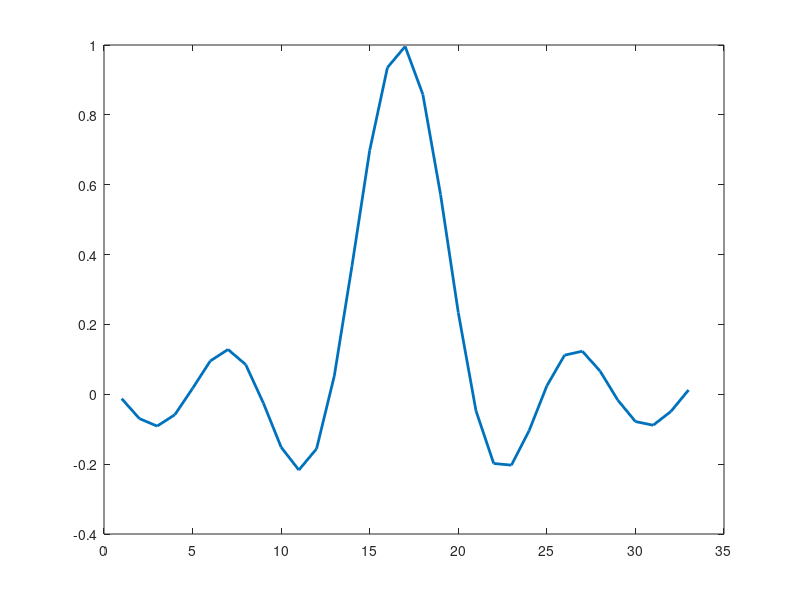
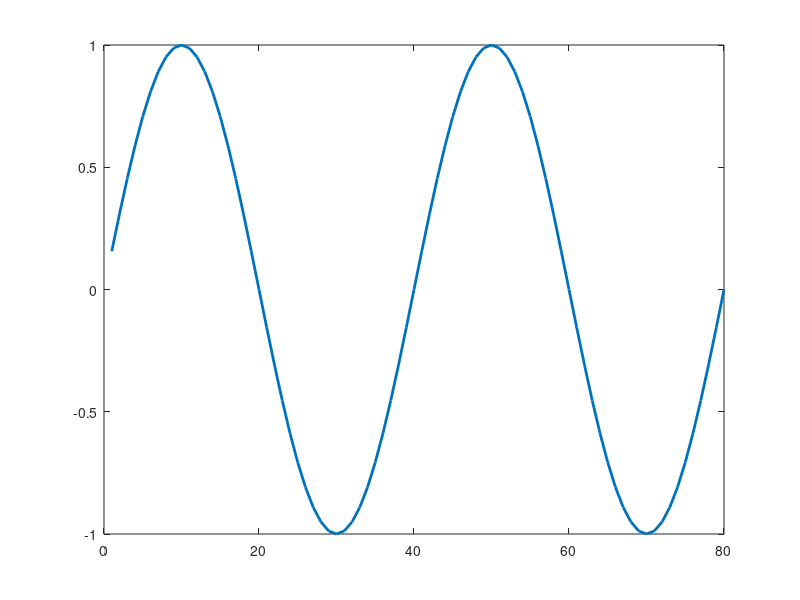
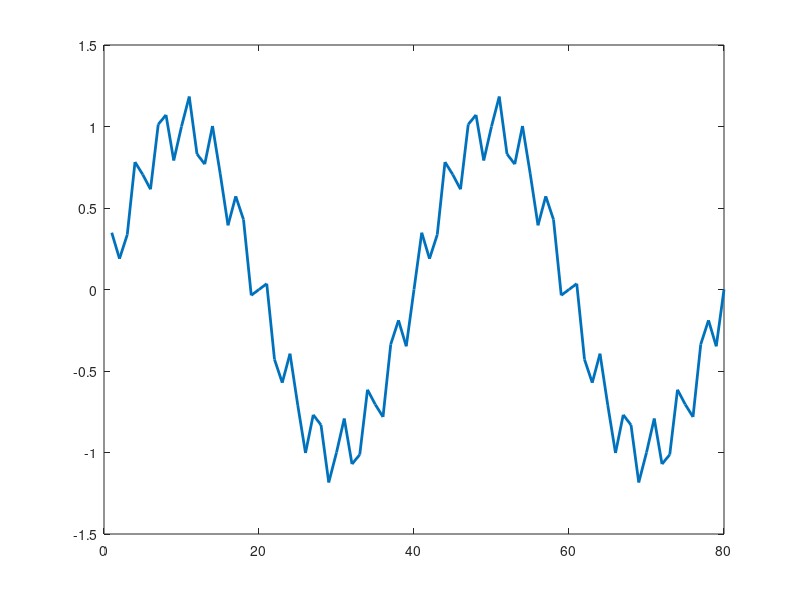
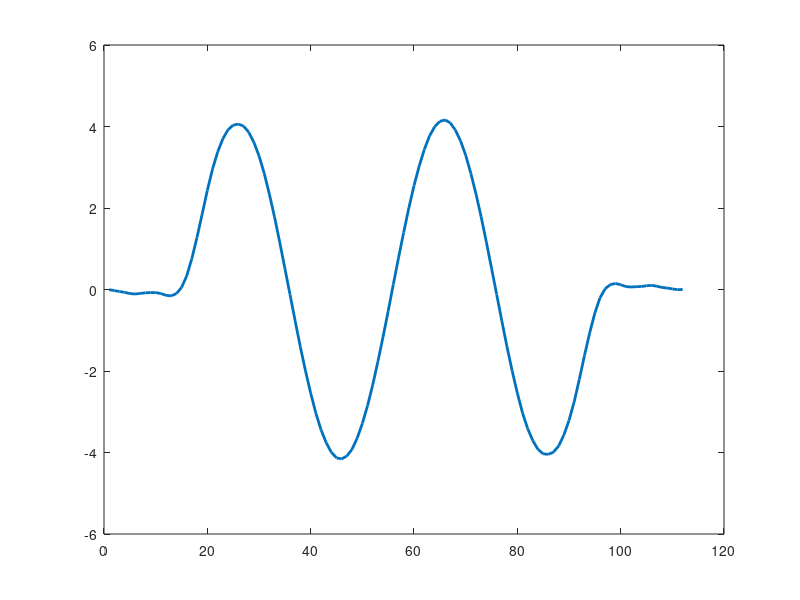

Write MATLAB code to recreate these figures, in order.
% IWAN DWI PURWANTO / 09 / 2A - D3TE
n=-7.9:.5:8.1;
y=sin(4*pi*n/8)./(4*pi*n/8);
figure(1);
plot(y,'linewidth',2) 
t=0.1:.1:8;
x=sin(2*pi*t/4);
figure(2);
plot(x,'linewidth',2)

x_n=sin(2*pi*t/4)+0.5*randn*sin(2*pi*10*t/4)+0.2*randn*sin(2*pi*12*t/4);
figure(3);
plot(x_n,'linewidth',2)

xy=conv(x_n,y);
figure(4);
plot(xy,'linewidth',2)